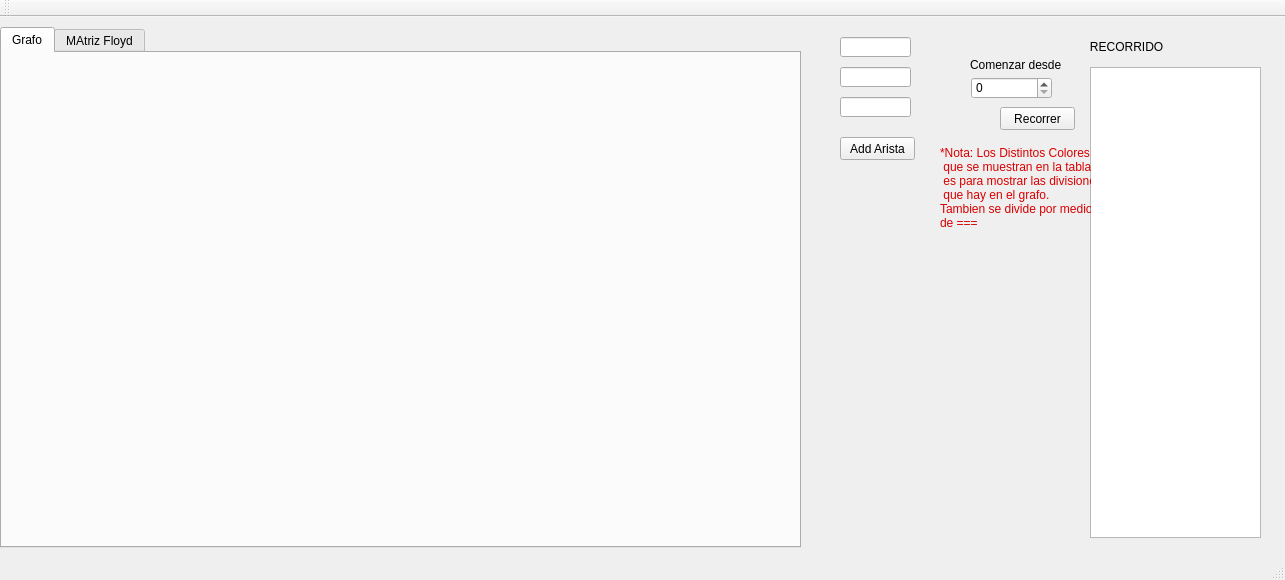
<?xml version="1.0" encoding="UTF-8"?>
<ui version="4.0">
 <class>MainWindow</class>
 <widget class="QMainWindow" name="MainWindow">
  <property name="geometry">
   <rect>
    <x>0</x>
    <y>0</y>
    <width>1285</width>
    <height>580</height>
   </rect>
  </property>
  <property name="windowTitle">
   <string>MainWindow</string>
  </property>
  <widget class="QWidget" name="centralWidget">
   <widget class="QPushButton" name="pbAddArista">
    <property name="geometry">
     <rect>
      <x>840</x>
      <y>120</y>
      <width>75</width>
      <height>23</height>
     </rect>
    </property>
    <property name="text">
     <string>Add Arista</string>
    </property>
   </widget>
   <widget class="QLineEdit" name="leInicio">
    <property name="geometry">
     <rect>
      <x>840</x>
      <y>20</y>
      <width>71</width>
      <height>20</height>
     </rect>
    </property>
   </widget>
   <widget class="QLineEdit" name="leFinal">
    <property name="geometry">
     <rect>
      <x>840</x>
      <y>50</y>
      <width>71</width>
      <height>20</height>
     </rect>
    </property>
   </widget>
   <widget class="QLineEdit" name="lePeso">
    <property name="geometry">
     <rect>
      <x>840</x>
      <y>80</y>
      <width>71</width>
      <height>20</height>
     </rect>
    </property>
   </widget>
   <widget class="QTabWidget" name="tabWidget">
    <property name="geometry">
     <rect>
      <x>0</x>
      <y>10</y>
      <width>801</width>
      <height>521</height>
     </rect>
    </property>
    <property name="currentIndex">
     <number>0</number>
    </property>
    <widget class="QWidget" name="tab">
     <attribute name="title">
      <string>Grafo</string>
     </attribute>
     <widget class="QWidget" name="gridLayoutWidget">
      <property name="geometry">
       <rect>
        <x>10</x>
        <y>10</y>
        <width>771</width>
        <height>481</height>
       </rect>
      </property>
      <layout class="QGridLayout" name="gridLayout"/>
     </widget>
    </widget>
    <widget class="QWidget" name="tab_2">
     <attribute name="title">
      <string>MAtriz Floyd</string>
     </attribute>
     <widget class="QTableWidget" name="tableWidget">
      <property name="geometry">
       <rect>
        <x>0</x>
        <y>0</y>
        <width>701</width>
        <height>411</height>
       </rect>
      </property>
      <property name="rowCount">
       <number>0</number>
      </property>
      <property name="columnCount">
       <number>0</number>
      </property>
     </widget>
     <widget class="QPushButton" name="pushButton">
      <property name="geometry">
       <rect>
        <x>710</x>
        <y>10</y>
        <width>75</width>
        <height>23</height>
       </rect>
      </property>
      <property name="text">
       <string>Floyd</string>
      </property>
     </widget>
    </widget>
   </widget>
   <widget class="QListWidget" name="lista_recorrido">
    <property name="geometry">
     <rect>
      <x>1090</x>
      <y>50</y>
      <width>171</width>
      <height>471</height>
     </rect>
    </property>
   </widget>
   <widget class="QLabel" name="label">
    <property name="geometry">
     <rect>
      <x>1070</x>
      <y>20</y>
      <width>181</width>
      <height>20</height>
     </rect>
    </property>
    <property name="styleSheet">
     <string notr="true">color: rgb(0 ,0, 0);
font: 75 16pt &quot;MS Shell Dlg 2&quot;;</string>
    </property>
    <property name="text">
     <string>      RECORRIDO</string>
    </property>
   </widget>
   <widget class="QSpinBox" name="sp_nodo">
    <property name="geometry">
     <rect>
      <x>971</x>
      <y>60</y>
      <width>81</width>
      <height>22</height>
     </rect>
    </property>
    <property name="maximum">
     <number>999999999</number>
    </property>
   </widget>
   <widget class="QLabel" name="label_2">
    <property name="geometry">
     <rect>
      <x>970</x>
      <y>40</y>
      <width>91</width>
      <height>16</height>
     </rect>
    </property>
    <property name="text">
     <string>Comenzar desde</string>
    </property>
   </widget>
   <widget class="QPushButton" name="btn_recorrer">
    <property name="geometry">
     <rect>
      <x>1000</x>
      <y>90</y>
      <width>75</width>
      <height>23</height>
     </rect>
    </property>
    <property name="text">
     <string>Recorrer</string>
    </property>
   </widget>
   <widget class="QLabel" name="lblnota">
    <property name="geometry">
     <rect>
      <x>940</x>
      <y>120</y>
      <width>151</width>
      <height>101</height>
     </rect>
    </property>
    <property name="styleSheet">
     <string notr="true">color: rgb(218, 0, 0);</string>
    </property>
    <property name="text">
     <string>*Nota: Los Distintos Colores
 que se muestran en la tabla
 es para mostrar las divisiones
 que hay en el grafo.
Tambien se divide por medio 
de ===</string>
    </property>
   </widget>
  </widget>
  <widget class="QMenuBar" name="menuBar">
   <property name="geometry">
    <rect>
     <x>0</x>
     <y>0</y>
     <width>1285</width>
     <height>21</height>
    </rect>
   </property>
  </widget>
  <widget class="QToolBar" name="mainToolBar">
   <attribute name="toolBarArea">
    <enum>TopToolBarArea</enum>
   </attribute>
   <attribute name="toolBarBreak">
    <bool>false</bool>
   </attribute>
  </widget>
  <widget class="QStatusBar" name="statusBar"/>
 </widget>
 <layoutdefault spacing="6" margin="11"/>
 <resources/>
 <connections/>
</ui>
